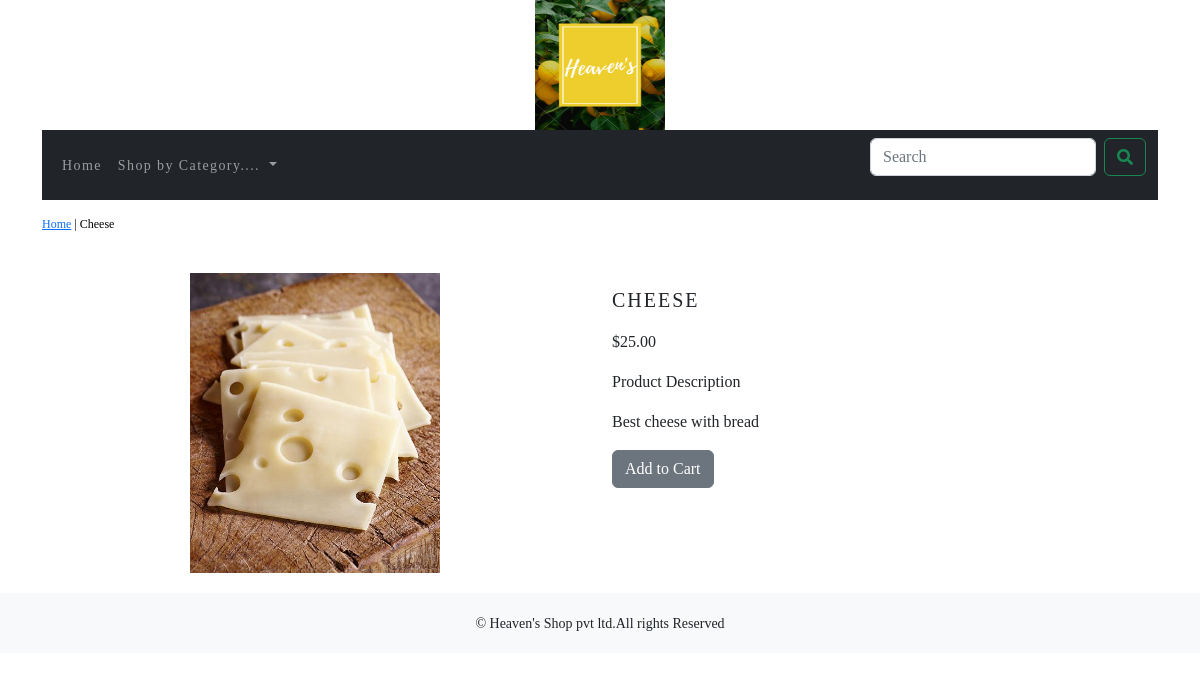
/shop/dairy-cheese/cheese/, run on the app's committed database.
### shopping_cart/models.py (models this page shows, shortened)
class Product(models.Model):
    name=models.CharField(max_length=250, unique=True)
    slug = models.SlugField(max_length=250, unique=True)
    description = models.TextField(blank=True)
    image = models.ImageField(upload_to='product', blank=True)
    price=models.DecimalField(max_digits=10, decimal_places=2)
    category=models.ForeignKey(Category, on_delete=models.CASCADE)
    stock=models.IntegerField()
    available=models.BooleanField(default=True)
    created=models.DateTimeField(auto_now_add=True)
    updated=models.DateTimeField(auto_now=True)
    class Meta:
        ordering=('name',)
        verbose_name= 'product'
        verbose_name_plural='products'

### shopping_cart/views.py (the view)
# urls.py: path('<slug:c_slug>/<slug:product_slug>/', views.proDetail, name='prodCatdetail')
def proDetail(request,c_slug,product_slug):
    try:
        product=Product.objects.get(category__slug=c_slug,slug=product_slug)
    except Exception as e:
        raise e
    return render(request,'product.html',{'product':product})

### cart/context_processors.py (called while the page is built)
def counter(request):
    item_count=0
    if 'admin' in request.path:
        return {}
    else:
        try:
            cart=Cart.objects.filter(cart_id=_cart_id(request))
            cart_items=Cartitem.objects.all().filter(cart=cart[:1])
            for cart_item in cart_items:
                item_count += cart_item.quantity
        except Cart.DoesNotExist:
            item_count =0
    return dict(item_count=item_count)

### cart/views.py (called while the page is built)
def _cart_id(request):
    cart=request.session.session_key
    if not cart:
        cart=request.session.create()
    return cart

### shopping_cart/context_processors.py (called while the page is built)
def menu_links(request):
    links=Category.objects.all()
    return dict(links=links)

### shopping_cart/models.py (called while the page is built)
    def get_url(self):
        return reverse('shopping_cart:product_by_category', args=[self.slug])

### templates/product.html (shortened to what this page needs)
{% extends 'base.html' %}
{% load static %}
{% block content %}
<div class="row my_prod_row_class">
    <div class="mx-auto">
        <p><a href="{% url 'shopping_cart:allProdCart' %}">Home</a> | <a href="{{product.category.get_url}}"></a>{{product.name}}</p>
    </div>
<div class="container">
<br>
<div class="row">
    <div class="col-md-12 col-sm-12 col-md-12 col-lg-6 text-center">
        <div style="min-width:18rem">
            <img src="{{product.image.url}}" alt="{{product.name}}" width="250px" height="300px">
        </div>
    </div>
        <div class="col-12 col-sm-12 col-md-12 col-lg-6">
            <div>
            <h1 class="my_prod_title">{{product.name}}</h1>
            <p>${{product.price}}</p>
            <p>Product Description</p>
            <p class="text-justify my_prod_text">{{product.description}}</p>
            {% if product.stock <= 0 %}
                <p class="text-justify my_prod_text"><b>Out of Stock</b></p>
            {% else %}
                <a class="btn btn-secondary" href="{% url 'cart:add_cart' product.id %}" >Add to Cart</a>
            {% endif %}
        </div>
    </div>
</div>
</div>
</div>
{% endblock %}

### static/css/custom.css (style rules this page uses)
.body { font-family: 'Roboto Serif', serif; }
.my_prod_row_class { padding-top:15px; padding-bottom:20px; }
.my_prod_row_class .mx-auto { color:#000; font-size:12px; text-decoration:none; }
.my_prod_title { font-size:20px; text-transform:uppercase; letter-spacing:.1em; padding-top:15px; padding-bottom:10px; }
.my_prod_text { padding-right:20px; }

### data on the page
Product: name "Cheese", image (picture), name "CHEESE", price "25.00", description "Best cheese with bread"
